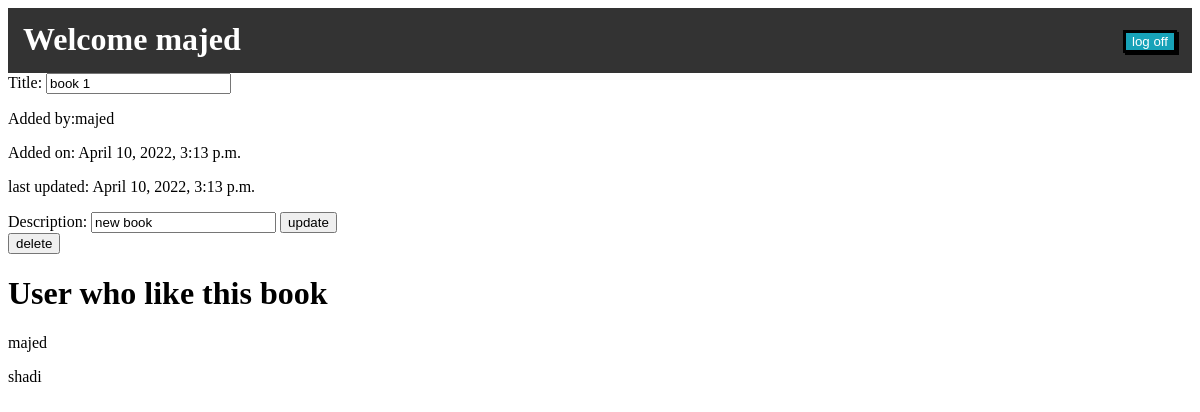
Screenshot of /book/8 (signed in) with the database file from the repository.
### book/models.py (models this page shows)
class User(models.Model):
    first_name=models.CharField(max_length=45)
    last_name=models.CharField(max_length=45)
    email=models.EmailField(max_length=100)
    password=models.CharField(max_length=100)
    created_at = models.DateTimeField(auto_now_add=True)
    updated_at = models.DateTimeField(auto_now=True)
    objects = BlogManager()

class Book(models.Model):
    title = models.CharField(max_length=255)
    desc=models.TextField(max_length=255)
    book_upload=models.ForeignKey(User,related_name="books",on_delete=models.CASCADE)
    user=models.ManyToManyField(User,related_name="users")
    created_at = models.DateTimeField(auto_now_add=True)
    updated_at = models.DateTimeField(auto_now=True)
    objects = BlogManager()

### book/views.py (the view)
# urls.py: path('book/<int:bookid>',views.edit),
def edit(request,bookid):
    user=User.objects.get(email=request.session['email'])
    users=User.objects.all()
    context={
        'firstname': user.first_name,
        'user_id':user.id,
        'all_user':users,
        'book':Book.objects.get(id=bookid)
    }
    return render(request,"edit.html",context)

### book/templates/edit.html (shortened to what this page needs)
<!DOCTYPE html>
<html lang="en">
<head>
    {% load static %}
    <link rel="stylesheet" href="{% static 'style.css' %}">
</head>
<body>
    <div class="nav">
        <h1 class="nav-title">Welcome  {{firstname}}</h1>
        <ul class="nav-links">
            <form action="logut" method="post">
                <li><button class="btn" type="submit">log off</button></li>
            </form>
        </ul>
    </div>
    <form action="/book_update" method="post">
       Title: <input type="text" name="title" value="{{book.title}}">
       <p>Added by:{{book.book_upload.first_name}} </p>
       <p>Added on: {{book.created_at}}</p>
       <p>last updated: {{book.updated_at}}</p>
       Description: <input type="text" name="desc" value="{{book.desc}}">
       <input type="submit" value="update">
    </form>
    <form action="/delete" method="post">
       <input type="submit" value="delete">
    </form>
    <h1>User who like this book</h1>
    {% for user in all_user %}
    <p>{{user.first_name}}</p>
        {% endfor %}
</body>
</html>

### book/static/style.css (style rules this page uses)
.nav { height: 65px; background-color: #333333; display: flex; align-items: flex-end; justify-content: space-between; padding: 0px; }
.nav-title { color: white; margin: 15px; font-style: normal; }
.btn { border: solid black; background-color: #17a2b8; color: white; margin-right: 15px; box-shadow: 2px 2px black; }
.nav-links { margin-bottom: 20px; list-style-type: none; display:flex ; }

### rows the page displays
User: first_name "majed"
Book: title "book 1", book_upload.first_name "majed", created_at "April 10, 2022, 3:13 p.m.", updated_at "April 10, 2022, 3:13 p.m.", desc "new book"
User: first_name "shadi"
